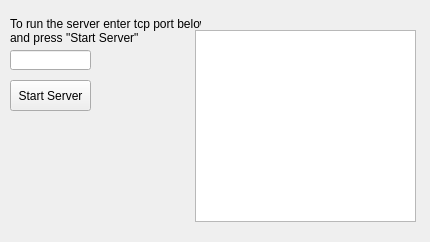
<?xml version="1.0" encoding="UTF-8"?>
<ui version="4.0">
 <class>qtserverClass</class>
 <widget class="QWidget" name="qtserverClass">
  <property name="geometry">
   <rect>
    <x>0</x>
    <y>0</y>
    <width>430</width>
    <height>242</height>
   </rect>
  </property>
  <property name="windowTitle">
   <string>qtserver</string>
  </property>
  <widget class="QPushButton" name="StartServer">
   <property name="geometry">
    <rect>
     <x>10</x>
     <y>80</y>
     <width>81</width>
     <height>31</height>
    </rect>
   </property>
   <property name="text">
    <string>Start Server</string>
   </property>
  </widget>
  <widget class="QLineEdit" name="lineEdit">
   <property name="geometry">
    <rect>
     <x>10</x>
     <y>50</y>
     <width>81</width>
     <height>20</height>
    </rect>
   </property>
   <property name="inputMethodHints">
    <set>Qt::ImhDigitsOnly</set>
   </property>
  </widget>
  <widget class="QLabel" name="label">
   <property name="geometry">
    <rect>
     <x>10</x>
     <y>10</y>
     <width>191</width>
     <height>41</height>
    </rect>
   </property>
   <property name="text">
    <string>To run the server enter tcp port below
and press &quot;Start Server&quot;</string>
   </property>
  </widget>
  <widget class="QTextBrowser" name="textBrowser">
   <property name="geometry">
    <rect>
     <x>195</x>
     <y>30</y>
     <width>221</width>
     <height>192</height>
    </rect>
   </property>
  </widget>
 </widget>
 <layoutdefault spacing="6" margin="11"/>
 <connections/>
</ui>
